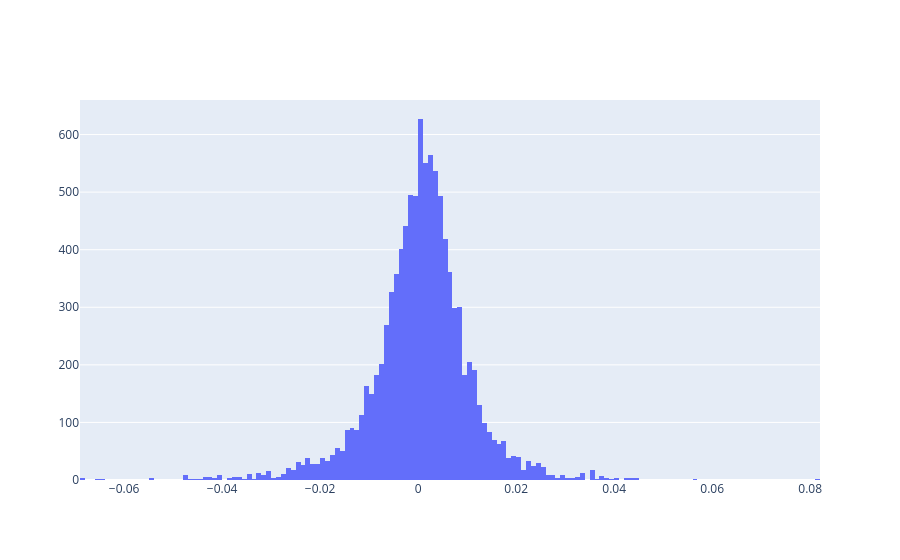

Notebook code cell kept with this figure:
### Code cell
def sample(sorted_returns):
    n = len(sorted_returns)
    u = np.random.uniform()
    for i,val in enumerate(sorted_returns):
        if i >= n*u:
            return val

def samples(sorted_returns, amount):
    return [sample(sorted_returns) for _ in range(amount)]

N = 10000
s = samples(cum_returns, N)
print(s)

fig = go.Figure()
fig.add_trace(go.Histogram(x=s))
fig.show()

# looks pretty good

### Figure 1 — Plotly figure (JSON) as saved in the notebook; plotly's stock layout.template omitted (floating-point values rounded to 4 significant figures; data arrays with more than 128 entries replaced by an {"elided": "..."} marker saying what was removed)
{"data": [{"type": "histogram", "x": {"elided": "10000 float values"}}], "layout": {}}
